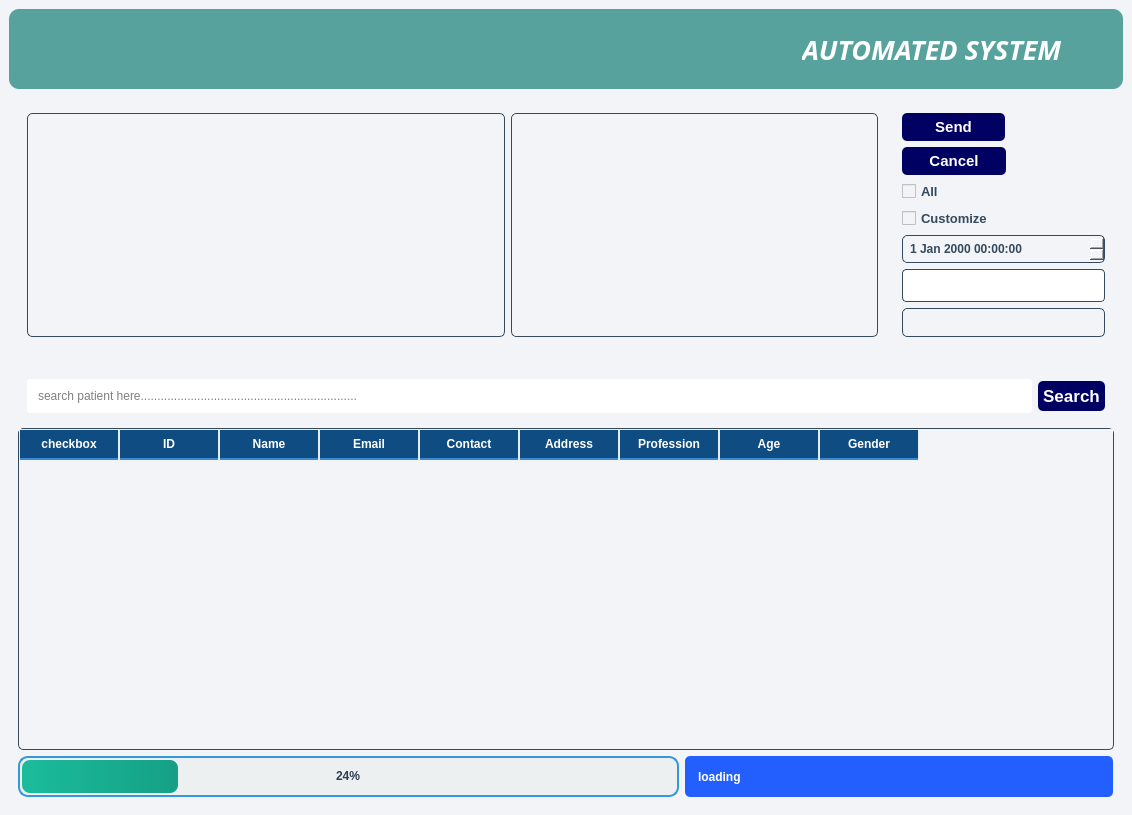
<?xml version="1.0" encoding="UTF-8"?>
<ui version="4.0">
 <class>MainWindow</class>
 <widget class="QMainWindow" name="MainWindow">
  <property name="geometry">
   <rect>
    <x>0</x>
    <y>0</y>
    <width>1132</width>
    <height>815</height>
   </rect>
  </property>
  <property name="windowTitle">
   <string>MainWindow</string>
  </property>
  <property name="styleSheet">
   <string notr="true">/* --- Define the &quot;Oceanic Professional&quot; Color Palette --- */
/* You can replace these variables with actual hex values in Qt Designer if preferred,
   or define them as custom properties if your Qt Designer version supports it.
   For direct copy-paste, it's often easier to just replace them. */

/* Primary Blue (Dark): A deep, rich navy/ocean blue – strong and trustworthy */
/* #0F4C81 */
/* Secondary Blue (Medium): A vibrant yet calm mid-tone blue – good for primary buttons, active states */
/* #3A8BD4 */
/* Accent Blue (Light): A soft, airy blue – for subtle highlights, backgrounds, inactive states */
/* #7FC8E8 */
/* Neutral (Light Gray): Clean and professional background/card color */
/* #E6EDF2 */
/* Neutral (Dark Gray/Text): Readable text, dark elements */
/* #34495E */
/* White Text: For text on dark backgrounds */
/* #FFFFFF */


/* --- MainWindow (or centralWidget if applying to background) --- */
/* Apply this to the MainWindow's stylesheet property */
QMainWindow {
    background-color: #E6EDF2; /* Neutral (Light Gray) */
}
/* If you prefer to apply to centralWidget, set its background */
QWidget#centralwidget {
    background-color: #E6EDF2; /* Neutral (Light Gray) */
}


/* --- header_part (QWidget) --- */
QWidget#header_part {
    background-color: #0F4C81; /* Primary Blue (Dark) */
    border-radius: 10px;
}

/* --- label (Title in Header) --- */
QLabel#label {
    color: #FFFFFF; /* White Text */
}


/* --- details (QWidget) and actionbuttons (QFrame) --- */
/* These frames are set to match the main window background for a seamless look */
QWidget#details,
QFrame#actionbuttons,
QFrame#frame_box {
    background-color: #E6EDF2; /* Neutral (Light Gray) */
    border: none; /* Ensure no default borders */
}


/* --- message_box (QTextEdit) --- */
QTextEdit#message_box {
    background-color: #FFFFFF; /* White Text */
    border: 1px solid #34495E; /* Neutral (Dark Gray) */
    border-radius: 5px;
    color: #34495E; /* Neutral (Dark Gray) */
    padding: 5px;
}


/* --- list_message_sent (QListView) --- */
QListView#list_message_sent {
    background-color: #FFFFFF; /* White Text */
    border: 1px solid #34495E; /* Neutral (Dark Gray) */
    border-radius: 5px;
    color: #34495E; /* Neutral (Dark Gray) */
}


/* --- send_message (QPushButton) &amp; cancel_message (QPushButton) &amp; search_btn (QPushButton) --- */
QPushButton {
    border: none;
    border-radius: 5px;
    background-color: #0F4C81; /* Primary Blue (Dark) */
    padding: 8px 15px;
    font-weight: bold;
    color: #FFFFFF; /* White Text */
}
QPushButton:hover {
    background-color: #3A8BD4; /* Secondary Blue (Medium) - Hover effect */
}


/* --- all_checkBox (QCheckBox) &amp; customize_checkBox (QCheckBox) --- */
QCheckBox {
    color: #34495E; /* Neutral (Dark Gray) */
}


/* --- dateTimeEdit (QDateTimeEdit) --- */
QDateTimeEdit#dateTimeEdit {
    background-color: #FFFFFF; /* White Text */
    border: 1px solid #34495E; /* Neutral (Dark Gray) */
    border-radius: 5px;
    color: #34495E; /* Neutral (Dark Gray) */
    padding: 5px;
}


/* --- group_name_input (QLineEdit) --- */
QLineEdit#group_name_input {
    background-color: #FFFFFF; /* White Text */
    border: 1px solid #34495E; /* Neutral (Dark Gray) */
    border-radius: 5px;
    color: #34495E; /* Neutral (Dark Gray) */
    padding: 5px;
}


/* --- group_dropdown (QComboBox) --- */
QComboBox#group_dropdown {
    background-color: #FFFFFF; /* White Text */
    border: 1px solid #34495E; /* Neutral (Dark Gray) */
    border-radius: 5px;
    color: #34495E; /* Neutral (Dark Gray) */
    padding: 5px;
}
QComboBox#group_dropdown::drop-down {
    border: 0px; /* Remove default arrow border */
}
/* You might need to add a custom arrow image if the default disappears or doesn't match */
/* QComboBox::down-arrow {
    image: url(:/icons/images/arrow_down_50px.png);
    width: 20px; height: 20px;
} */
QComboBox#group_dropdown:hover {
    border: 1px solid #3A8BD4; /* Secondary Blue (Medium) - Hover effect for border */
}
QComboBox#group_dropdown::on { /* Style when dropdown is open */
    border: 1px solid #3A8BD4; /* Secondary Blue (Medium) */
}
QComboBox#group_dropdown QAbstractItemView { /* Styles for the dropdown list itself */
    border: 1px solid #34495E; /* Neutral (Dark Gray) */
    border-radius: 5px;
    background-color: #FFFFFF; /* White Text */
    selection-background-color: #7FC8E8; /* Accent Blue (Light) */
    color: #34495E; /* Neutral (Dark Gray) */
}


/* --- search_bar (QLineEdit) --- */
QLineEdit#search_bar {
    border: 1px solid #34495E; /* Neutral (Dark Gray) */
    border-radius: 5px;
    color: #34495E; /* Neutral (Dark Gray) */
    padding: 9px;
    background-color: #FFFFFF; /* White Text */
    selection-background-color: #7FC8E8; /* Accent Blue (Light) */
}


/* --- tableWidget (QTableWidget) --- */
QTableWidget#tableWidget {
    background-color: #FFFFFF; /* White Text */
    border: 1px solid #34495E; /* Neutral (Dark Gray) */
    border-radius: 5px;
    gridline-color: #E6EDF2; /* Neutral (Light Gray) - Lighter grid lines */
    color: #34495E; /* Neutral (Dark Gray) */
}
QHeaderView::section { /* Style for table headers */
    background-color: #0F4C81; /* Primary Blue (Dark) */
    color: #FFFFFF; /* White Text */
    padding: 5px;
    border: 1px solid #E6EDF2; /* Neutral (Light Gray) */
    border-bottom: 2px solid #3A8BD4; /* Secondary Blue (Medium) - Accent line */
}
QTableWidget::item {
    padding: 5px;
}
QTableWidget::item:selected {
    background-color: #7FC8E8; /* Accent Blue (Light) - Selected item background */
    color: #34495E; /* Neutral (Dark Gray) */
}


/* --- progressBar (QProgressBar) --- */
QProgressBar#progressBar {
    border: 2px solid #0F4C81; /* Primary Blue (Dark) */
    border-radius: 10px;
    background-color: #E6EDF2; /* Neutral (Light Gray) */
    text-align: center;
    color: #34495E; /* Neutral (Dark Gray) */
    font-weight: bold;
    padding: 2px;
    /* Transitions are not directly supported in QSS for Qt Designer preview,
       but they will work at runtime if applied programmatically or via a compiled stylesheet. */
    /* transition: all 0.3s ease-in-out; */
}
QProgressBar#progressBar:hover {
    border: 2px solid #3A8BD4; /* Secondary Blue (Medium) */
    background-color: #E6EDF2; /* Keep background consistent on hover */
}
QProgressBar#progressBar::chunk {
    background-color: qlineargradient(x1:0, y1:0, x2:1, y2:0, stop:0 #3A8BD4, stop:1 #0F4C81); /* Gradient for the chunk */
    border-radius: 8px;
    /* transition: background-color 0.3s ease-in-out; */
}


/* --- statusLabel (QLabel) --- */
QLabel#statusLabel {
    background-color: #0F4C81; /* Primary Blue (Dark) */
    color: #FFFFFF; /* White Text */
    border-radius: 5px;
    padding: 5px;
    font-weight: bold;
}</string>
  </property>
  <widget class="QWidget" name="centralwidget">
   <property name="styleSheet">
    <string notr="true">background-color: #F2F4F7;</string>
   </property>
   <layout class="QVBoxLayout" name="verticalLayout_2">
    <item>
     <widget class="QWidget" name="header_part" native="true">
      <property name="minimumSize">
       <size>
        <width>500</width>
        <height>80</height>
       </size>
      </property>
      <property name="styleSheet">
       <string notr="true">background-color: rgb(88, 162, 157);
</string>
      </property>
      <layout class="QHBoxLayout" name="horizontalLayout">
       <item alignment="Qt::AlignLeft|Qt::AlignVCenter">
        <widget class="QLabel" name="label_2">
         <property name="minimumSize">
          <size>
           <width>70</width>
           <height>70</height>
          </size>
         </property>
         <property name="maximumSize">
          <size>
           <width>80</width>
           <height>80</height>
          </size>
         </property>
         <property name="text">
          <string/>
         </property>
         <property name="pixmap">
          <pixmap resource="../static.qrc">:/logo/images/whatsapp_48px.png</pixmap>
         </property>
         <property name="scaledContents">
          <bool>true</bool>
         </property>
        </widget>
       </item>
       <item>
        <widget class="QLabel" name="label">
         <property name="minimumSize">
          <size>
           <width>312</width>
           <height>30</height>
          </size>
         </property>
         <property name="maximumSize">
          <size>
           <width>303</width>
           <height>16777215</height>
          </size>
         </property>
         <property name="font">
          <font>
           <family>Segoe UI Light</family>
           <pointsize>20</pointsize>
           <italic>true</italic>
           <bold>true</bold>
           <underline>false</underline>
           <strikeout>false</strikeout>
           <kerning>true</kerning>
          </font>
         </property>
         <property name="styleSheet">
          <string notr="true">color: rgb(255, 255, 255);
</string>
         </property>
         <property name="text">
          <string>AUTOMATED SYSTEM</string>
         </property>
        </widget>
       </item>
      </layout>
     </widget>
    </item>
    <item>
     <widget class="QWidget" name="details" native="true">
      <property name="minimumSize">
       <size>
        <width>700</width>
        <height>260</height>
       </size>
      </property>
      <property name="styleSheet">
       <string notr="true"/>
      </property>
      <layout class="QHBoxLayout" name="horizontalLayout_3">
       <item>
        <widget class="QFrame" name="frame_box">
         <property name="frameShape">
          <enum>QFrame::StyledPanel</enum>
         </property>
         <property name="frameShadow">
          <enum>QFrame::Raised</enum>
         </property>
         <layout class="QHBoxLayout" name="horizontalLayout_2">
          <item>
           <widget class="QTextEdit" name="message_box">
            <property name="minimumSize">
             <size>
              <width>478</width>
              <height>0</height>
             </size>
            </property>
           </widget>
          </item>
          <item>
           <widget class="QListView" name="list_message_sent">
            <property name="minimumSize">
             <size>
              <width>367</width>
              <height>0</height>
             </size>
            </property>
            <property name="font">
             <font>
              <pointsize>10</pointsize>
              <bold>true</bold>
             </font>
            </property>
           </widget>
          </item>
         </layout>
        </widget>
       </item>
       <item>
        <widget class="QFrame" name="actionbuttons">
         <property name="minimumSize">
          <size>
           <width>153</width>
           <height>71</height>
          </size>
         </property>
         <property name="maximumSize">
          <size>
           <width>224</width>
           <height>16777215</height>
          </size>
         </property>
         <property name="frameShape">
          <enum>QFrame::StyledPanel</enum>
         </property>
         <property name="frameShadow">
          <enum>QFrame::Raised</enum>
         </property>
         <layout class="QFormLayout" name="formLayout">
          <item row="0" column="0">
           <widget class="QPushButton" name="send_message">
            <property name="minimumSize">
             <size>
              <width>103</width>
              <height>0</height>
             </size>
            </property>
            <property name="font">
             <font>
              <pointsize>11</pointsize>
              <bold>true</bold>
             </font>
            </property>
            <property name="styleSheet">
             <string notr="true">QPushButton{
	border: none;
	border-radius: 5px;
	background-color: rgb(0, 0, 99);
	padding: 5px;
	font-weight: 900;
	color: rgb(255, 255, 255);
}</string>
            </property>
            <property name="text">
             <string>Send</string>
            </property>
            <property name="icon">
             <iconset resource="../static.qrc">
              <normaloff>:/logo/images/ok_50px.png</normaloff>:/logo/images/ok_50px.png</iconset>
            </property>
            <property name="iconSize">
             <size>
              <width>25</width>
              <height>25</height>
             </size>
            </property>
           </widget>
          </item>
          <item row="1" column="0">
           <widget class="QPushButton" name="cancel_message">
            <property name="minimumSize">
             <size>
              <width>104</width>
              <height>0</height>
             </size>
            </property>
            <property name="font">
             <font>
              <pointsize>11</pointsize>
              <bold>true</bold>
             </font>
            </property>
            <property name="styleSheet">
             <string notr="true">QPushButton{
	border: none;
	border-radius: 5px;
	background-color: rgb(0, 0, 99);
	padding: 5px;
	font-weight: 900;
	color: rgb(255, 255, 255);
}</string>
            </property>
            <property name="text">
             <string>Cancel</string>
            </property>
            <property name="icon">
             <iconset resource="../static.qrc">
              <normaloff>:/logo/images/clear_symbol_48px.png</normaloff>:/logo/images/clear_symbol_48px.png</iconset>
            </property>
            <property name="iconSize">
             <size>
              <width>25</width>
              <height>25</height>
             </size>
            </property>
           </widget>
          </item>
          <item row="2" column="0">
           <widget class="QCheckBox" name="all_checkBox">
            <property name="font">
             <font>
              <pointsize>10</pointsize>
              <bold>true</bold>
             </font>
            </property>
            <property name="text">
             <string>All</string>
            </property>
           </widget>
          </item>
          <item row="3" column="0">
           <widget class="QCheckBox" name="customize_checkBox">
            <property name="font">
             <font>
              <pointsize>10</pointsize>
              <bold>true</bold>
             </font>
            </property>
            <property name="text">
             <string>Customize</string>
            </property>
           </widget>
          </item>
          <item row="4" column="0" colspan="2">
           <widget class="QDateTimeEdit" name="dateTimeEdit">
            <property name="font">
             <font>
              <bold>true</bold>
             </font>
            </property>
           </widget>
          </item>
          <item row="5" column="0" colspan="2">
           <widget class="QLineEdit" name="group_name_input">
            <property name="font">
             <font>
              <pointsize>10</pointsize>
              <bold>true</bold>
             </font>
            </property>
            <property name="styleSheet">
             <string notr="true">background-color: rgb(255, 255, 255);
padding: 10px;
border-radius: 4px;</string>
            </property>
           </widget>
          </item>
          <item row="6" column="0" colspan="2">
           <widget class="QComboBox" name="group_dropdown">
            <property name="font">
             <font>
              <pointsize>10</pointsize>
              <bold>true</bold>
             </font>
            </property>
           </widget>
          </item>
         </layout>
        </widget>
       </item>
      </layout>
     </widget>
    </item>
    <item>
     <widget class="QWidget" name="patient_table" native="true">
      <property name="minimumSize">
       <size>
        <width>1053</width>
        <height>445</height>
       </size>
      </property>
      <property name="styleSheet">
       <string notr="true"/>
      </property>
      <layout class="QVBoxLayout" name="verticalLayout">
       <item>
        <widget class="QFrame" name="frame">
         <property name="minimumSize">
          <size>
           <width>0</width>
           <height>44</height>
          </size>
         </property>
         <property name="styleSheet">
          <string notr="true">background-color: none;
border: none;</string>
         </property>
         <property name="frameShape">
          <enum>QFrame::StyledPanel</enum>
         </property>
         <property name="frameShadow">
          <enum>QFrame::Raised</enum>
         </property>
         <layout class="QHBoxLayout" name="horizontalLayout_4">
          <item>
           <widget class="QLineEdit" name="search_bar">
            <property name="styleSheet">
             <string notr="true">border: 1px solod black;
border-radius: 3px;
color: rgb(0, 0, 0);
padding: 9px;
background-color: rgb(255, 255, 255);</string>
            </property>
            <property name="placeholderText">
             <string>search patient here.................................................................</string>
            </property>
           </widget>
          </item>
          <item>
           <widget class="QPushButton" name="search_btn">
            <property name="font">
             <font>
              <pointsize>13</pointsize>
              <bold>true</bold>
             </font>
            </property>
            <property name="styleSheet">
             <string notr="true">QPushButton{
	border: none;
	border-radius: 5px;
	background-color: rgb(0, 0, 99);
	padding: 5px;
color: white
}</string>
            </property>
            <property name="text">
             <string>Search</string>
            </property>
           </widget>
          </item>
         </layout>
        </widget>
       </item>
       <item>
        <widget class="QTableWidget" name="tableWidget">
         <property name="font">
          <font>
           <bold>true</bold>
          </font>
         </property>
         <property name="tabletTracking">
          <bool>false</bool>
         </property>
         <property name="sortingEnabled">
          <bool>true</bool>
         </property>
         <column>
          <property name="text">
           <string>checkbox</string>
          </property>
          <property name="font">
           <font>
            <bold>true</bold>
           </font>
          </property>
         </column>
         <column>
          <property name="text">
           <string>ID</string>
          </property>
          <property name="font">
           <font>
            <bold>true</bold>
           </font>
          </property>
         </column>
         <column>
          <property name="text">
           <string>Name</string>
          </property>
          <property name="font">
           <font>
            <bold>true</bold>
           </font>
          </property>
         </column>
         <column>
          <property name="text">
           <string>Email</string>
          </property>
          <property name="font">
           <font>
            <bold>true</bold>
           </font>
          </property>
         </column>
         <column>
          <property name="text">
           <string>Contact</string>
          </property>
          <property name="font">
           <font>
            <bold>true</bold>
           </font>
          </property>
         </column>
         <column>
          <property name="text">
           <string>Address</string>
          </property>
          <property name="font">
           <font>
            <bold>true</bold>
           </font>
          </property>
         </column>
         <column>
          <property name="text">
           <string>Profession</string>
          </property>
          <property name="font">
           <font>
            <bold>true</bold>
           </font>
          </property>
         </column>
         <column>
          <property name="text">
           <string>Age</string>
          </property>
          <property name="font">
           <font>
            <bold>true</bold>
           </font>
          </property>
         </column>
         <column>
          <property name="text">
           <string>Gender</string>
          </property>
          <property name="font">
           <font>
            <bold>true</bold>
           </font>
          </property>
         </column>
        </widget>
       </item>
       <item>
        <layout class="QFormLayout" name="formLayout_2">
         <property name="leftMargin">
          <number>0</number>
         </property>
         <item row="0" column="0">
          <widget class="QProgressBar" name="progressBar">
           <property name="minimumSize">
            <size>
             <width>661</width>
             <height>41</height>
            </size>
           </property>
           <property name="styleSheet">
            <string notr="true">QProgressBar {
    border: 2px solid #3498db; /* Border color */
    border-radius: 10px; /* Rounded corners for the main bar */
    background-color: #ecf0f1; /* Background color of the empty part */
    text-align: center; /* Center the percentage text */
    color: #2c3e50; /* Color of the percentage text */
    font-weight: bold; /* Make the text bold */
    padding: 2px; /* Padding inside the progress bar */
   /* transition: all 0.3s ease-in-out;  Smooth transition for hover effects */
}

QProgressBar:hover {
    border: 2px solid #2980b9; /* Darker border on hover */
    background-color: #e0e0e0; /* Slightly darker background on hover */
}

QProgressBar::chunk {
    background-color: qlineargradient(x1:0, y1:0, x2:1, y2:0, stop:0 #1abc9c, stop:1 #16a085); /* Gradient for the chunk */
    border-radius: 8px; /* Rounded corners for the chunk (slightly smaller than main bar) */
     /*transition: background-color 0.3s ease-in-out; Smooth transition for chunk color */
}

/* Optional: Different chunk color on hover (if you want the chunk to change on hover of the *chunk* itself, which is less common for progress bars) */
QProgressBar::chunk:hover {
    /* This might not be noticeable as the chunk's size changes dynamically. */
    /* Consider if this truly adds value to the UX of a progress bar. */
    /* background-color: #27ae60; */
}</string>
           </property>
           <property name="value">
            <number>24</number>
           </property>
          </widget>
         </item>
         <item row="0" column="1">
          <widget class="QLabel" name="statusLabel">
           <property name="minimumSize">
            <size>
             <width>233</width>
             <height>41</height>
            </size>
           </property>
           <property name="maximumSize">
            <size>
             <width>428</width>
             <height>16777215</height>
            </size>
           </property>
           <property name="styleSheet">
            <string notr="true">background-color: rgb(35, 94, 255);
color: white;
padding-left: 10px;</string>
           </property>
           <property name="text">
            <string>loading</string>
           </property>
          </widget>
         </item>
        </layout>
       </item>
      </layout>
     </widget>
    </item>
   </layout>
  </widget>
 </widget>
 <resources>
  <include location="../static.qrc"/>
  <include location="../../../.designer/static.qrc"/>
 </resources>
 <connections/>
</ui>
